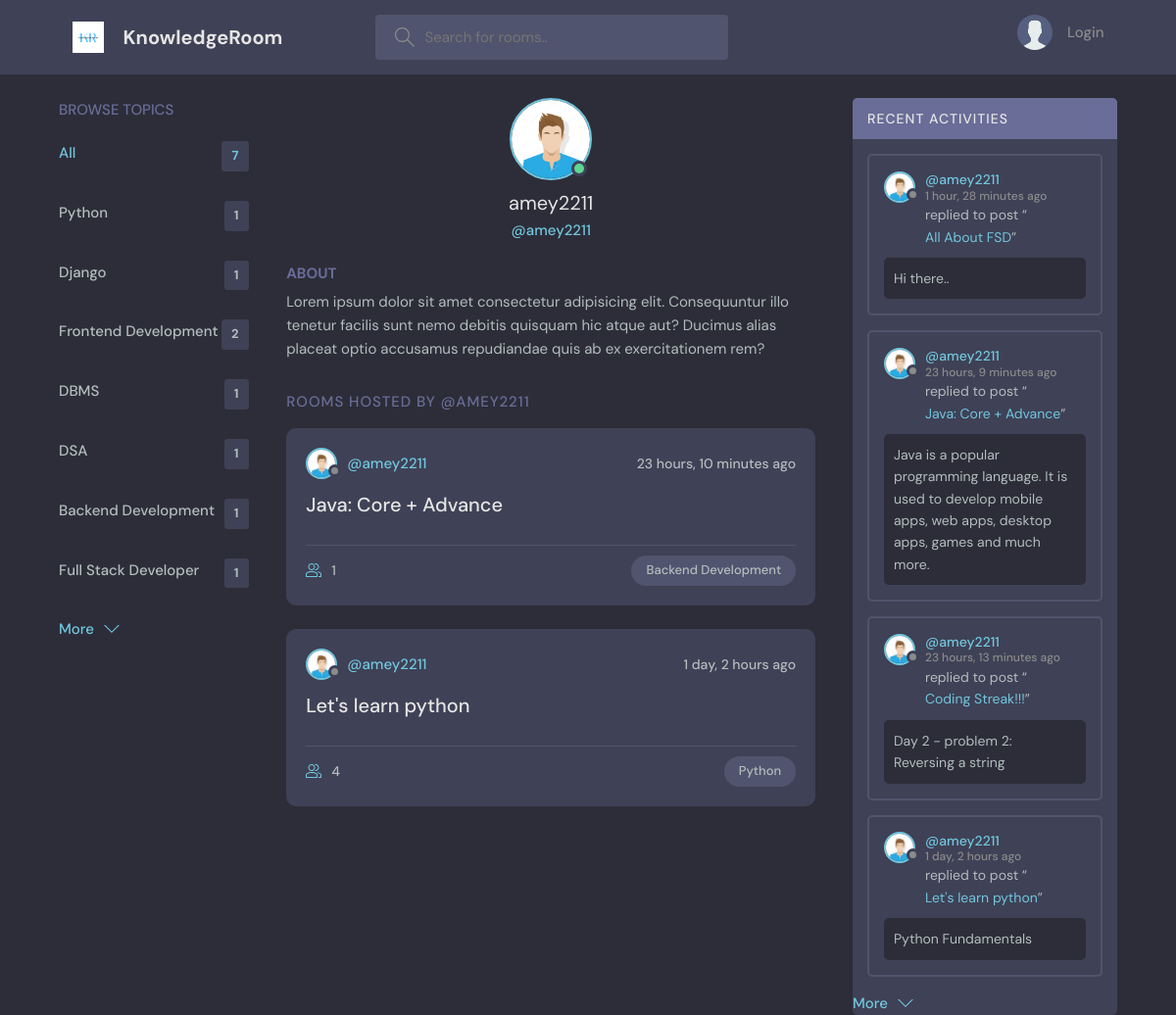
Page /profile/1/ on the committed database.
### base/models.py (models this page shows, shortened)
class Topic(models.Model):
    name = models.CharField(max_length=200)

class User(AbstractUser):
    name = models.CharField(max_length=200, null=True)
    email = models.EmailField(unique=True, null=True)
    bio = models.TextField(null=True)
    avatar = models.ImageField(null=True, default="avatar.svg")
    USERNAME_FIELD = 'email'
    REQUIRED_FIELDS = []

class Room(models.Model):
    host = models.ForeignKey(User, on_delete=models.SET_NULL, null=True)
    topic = models.ForeignKey(Topic, on_delete=models.SET_NULL, null=True)
    name = models.CharField(max_length=200)
    description = models.TextField(null=True, blank=True)
    participants = models.ManyToManyField(User, related_name='participants', blank=True)
    updated = models.DateTimeField(auto_now=True)
    created = models.DateTimeField(auto_now_add=True)
    class Meta:
        ordering = ['-updated', '-created']
    def __str__(self):
        return self.name

class Message(models.Model):
    user = models.ForeignKey(User, on_delete=models.CASCADE)
    room = models.ForeignKey(Room, on_delete=models.CASCADE)
    body = models.TextField()
    updated = models.DateTimeField(auto_now=True)
    created = models.DateTimeField(auto_now_add=True)
    class Meta:
        ordering = ['-updated', '-created']

### base/views.py (the view)
# urls.py: path('profile/<str:pk>/', views.userProfile, name="user-profile"),
def userProfile(request, pk):
    user = User.objects.get(id=pk)
    rooms = user.room_set.all()
    room_messages = user.message_set.all()
    topics = Topic.objects.all()
    context = {'user': user, 'rooms': rooms, 'room_messages': room_messages, 'topics': topics}
    return render(request, 'base/profile.html', context)

### base/templates/base/profile.html (shortened to what this page needs)
{% extends 'main.html' %}
{% block content %}
<main class="profile-page layout layout--3">
    <div class="container">
      {% include 'base/topics_component.html' %}
      <div class="roomList">
        <div class="profile">
          <div class="profile__avatar">
            <div class="avatar avatar--large active">
              <img src="{{user.avatar.url}}" />
            </div>
          </div>
          <div class="profile__info">
            <h3>{{user.username}}</h3>
            <p>@{{user.username}}</p>
          </div>
          <div class="profile__about">
            <h3>About</h3>
            <p>
              Lorem ipsum dolor sit amet consectetur adipisicing elit. Consequuntur illo tenetur
              facilis sunt nemo debitis quisquam hic atque aut? Ducimus alias placeat optio
              accusamus repudiandae quis ab ex exercitationem rem?
            </p>
          </div>
        </div>
        <div class="roomList__header">
          <div>
            <h2>Rooms hosted by @{{user.username}}</a>
            </h2>
          </div>
        </div>
        {% include 'base/feed_component.html' %}
      </div>
      {% include 'base/activity_component.html' %}
    </div>
  </main>
{% endblock content %}

### templates/main.html (shortened to what this page needs)
<!DOCTYPE html>
{% load static %}
<html lang="en">
  <head>
    <link rel="stylesheet" href="{% static 'styles/style.css' %}" />
  </head>
  <body>
    {% include 'navbar.html' %}
    {% block content %}
    {% endblock %}
  </body>
</html>

### templates/navbar.html (shortened to what this page needs)
{% load static %}
<header class="header header--loggedIn">
    <div class="container">
      <a href="{% url 'home' %}" class="header__logo">
        <img src="{% static 'images/logo.png' %}" />
        <h1>KnowledgeRoom</h1>
      </a>
      <form class="header__search" method="GET" action="{% url 'home' %}">
        <label>
          <input name="q" placeholder="Search for rooms.." />
        </label>
      </form>
      <nav class="header__menu">
        {% if request.user.is_authenticated %}
        <div class="header__user">
          <a href="{% url 'update-user' %}">
            <div class="avatar avatar--medium active">
              <img src="{{request.user.avatar.url}}" />
            </div>
            <p>{{request.user}} <span>@{{request.user.username}}</span></p>
          </a>
          <button class="dropdown-button">
            <svg version="1.1" xmlns="http://www.w3.org/2000/svg" width="32" height="32" viewBox="0 0 32 32">
              <title>chevron-down</title>
              <path d="M16 21l-13-13h-3l16 16 16-16h-3l-13 13z"></path>
            </svg>
          </button>
        </div>
        {% else %}
        <a href="{% url 'login' %}">
          <img src="{% static 'images/avatar.svg' %}" />
          <p>Login</p>
        </a>
        {% endif %}
      </nav>
    </div>
  </header>

### base/templates/base/topics_component.html
<div class="topics">
    <div class="topics__header">
      <h2>Browse Topics</h2>
    </div>
    <ul class="topics__list">
      <li>
        <a href="{% url 'home' %}" class="active">All <span>{{topics.count}}</span></a>
      </li>
      {% for topic in topics %}
        <li>
            <a href="{% url 'home' %}?q={{topic.name}}">{{topic.name}} <span>{{topic.room_set.all.count}}</span></a>
        </li>
      {% endfor %}
    </ul>
    <a class="btn btn--link" href="{% url 'topics' %}">
      More
      <svg version="1.1" xmlns="http://www.w3.org/2000/svg" width="32" height="32" viewBox="0 0 32 32">
        <title>chevron-down</title>
        <path d="M16 21l-13-13h-3l16 16 16-16h-3l-13 13z"></path>
      </svg>
    </a>
  </div>

### base/templates/base/feed_component.html (shortened to what this page needs)
{% for room in rooms %}
    <div class="roomListRoom">
        <div class="roomListRoom__header">
        <a href="{% url 'user-profile' room.host.id %}" class="roomListRoom__author">
            <div class="avatar avatar--small">
            <img src="{{room.host.avatar.url}}" />
            </div>
            <span>@{{room.host.username}}</span>
        </a>
        <div class="roomListRoom__actions">
            <span>{{room.created|timesince}} ago</span>
        </div>
        </div>
        <div class="roomListRoom__content">
        <a href="{% url 'room' room.id %}">{{room.name}}</a>
        </div>
        <div class="roomListRoom__meta">
        <a href="{% url 'room' room.id %}" class="roomListRoom__joined">
            {{room.participants.all.count}}
        </a>
        <p class="roomListRoom__topic">{{room.topic.name}}</p>
        </div>
    </div>
{% endfor %}

### base/templates/base/activity_component.html (shortened to what this page needs)
<div class="activities">
    <div class="activities__header">
      <h2>Recent Activities</h2>
    </div>
    {% for message in room_messages %}
    <div class="activities__box">
      <div class="activities__boxHeader roomListRoom__header">
        <a href="{% url 'user-profile' message.user.id %}" class="roomListRoom__author">
          <div class="avatar avatar--small">
            <img src="{{message.user.avatar.url}}" />
          </div>
          <p>
            @{{message.user.username}}
            <span>{{message.created|timesince}} ago</span>
          </p>
        </a>
      </div>
      <div class="activities__boxContent">
        <p>replied to post “<a href="{% url 'room' message.room.id %}">{{message.room}}</a>”</p>
        <div class="activities__boxRoomContent">
          {{message.body}}
        </div>
      </div>
    </div>
    {% endfor %}
      <a class="btn btn--link" href="{% url 'activity' %}">
        More
        <svg version="1.1" xmlns="http://www.w3.org/2000/svg" width="32" height="32" viewBox="0 0 32 32">
          <title>chevron-down</title>
          <path d="M16 21l-13-13h-3l16 16 16-16h-3l-13 13z"></path>
        </svg>
      </a>
  </div>

### rows in the picture
Topic: name "Python", room_set.all.count "1"
Topic: name "Django", room_set.all.count "1"
Topic: name "Frontend Development", room_set.all.count "2"
Topic: name "DBMS", room_set.all.count "1"
Topic: name "DSA", room_set.all.count "1"
Topic: name "Backend Development", room_set.all.count "1"
Topic: name "Full Stack Developer", room_set.all.count "1"
User: avatar (picture), username "amey2211", username "AMEY2211"
Room: host.avatar (picture), host.username "amey2211", created "23 hours, 10 minutes", name "Java: Core + Advance", participants.all.count "1", topic.name "Backend Development"
Room: host.avatar (picture), host.username "amey2211", created "1 day, 2 hours", name "Let's learn python", participants.all.count "4", topic.name "Python"
Message: user.avatar (picture), user.username "amey2211", created "1 hour, 28 minutes", room "All About FSD", body "Hi there.."
Message: user.avatar (picture), user.username "amey2211", created "23 hours, 9 minutes", room "Java: Core + Advance", body "Java is a popular programming language. It is used to develop mobile apps, web apps, desktop apps, games and much more."
Message: user.avatar (picture), user.username "amey2211", created "23 hours, 13 minutes", room "Coding Streak!!!", body "Day 2 - problem 2: Reversing a string"
Message: user.avatar (picture), user.username "amey2211", created "1 day, 2 hours", room "Let's learn python", body "Python Fundamentals"

### other values in the picture
{{ topics.count }} "7"
